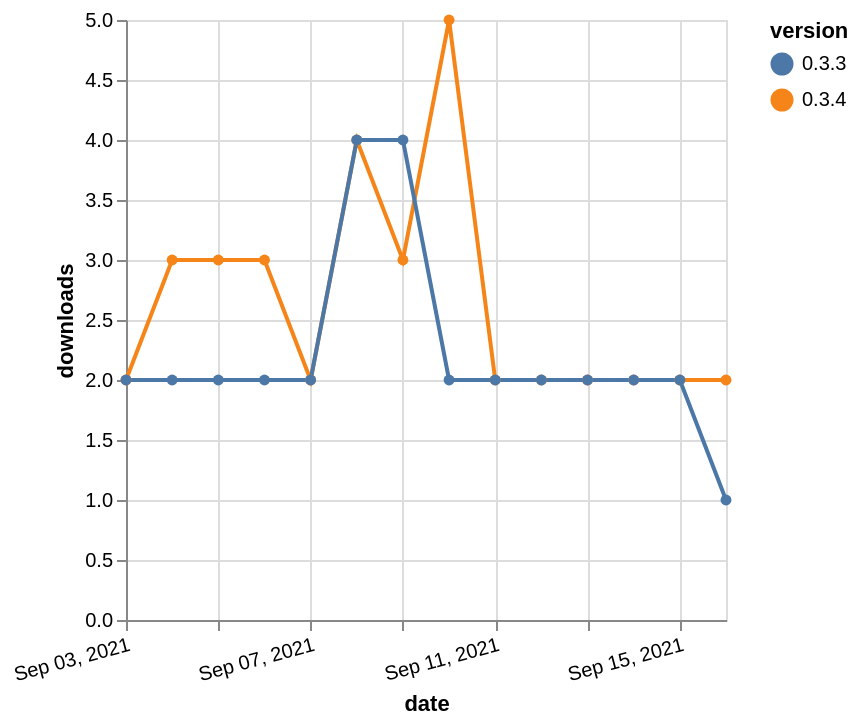

Specify this chart in Vega-Lite:
### Vega-Lite specification from a JSON file in a GitHub repository (floating-point values rounded to 4 significant figures)
{"$schema": "https://vega.github.io/schema/vega-lite/v5.json", "description": "A simple bar chart with embedded data.", "data": {"values": [{"date": "2021-09-03", "total": 2531, "delta": 2, "version": "0.3.4"}, {"date": "2021-09-04", "total": 2534, "delta": 3, "version": "0.3.4"}, {"date": "2021-09-05", "total": 2537, "delta": 3, "version": "0.3.4"}, {"date": "2021-09-06", "total": 2540, "delta": 3, "version": "0.3.4"}, {"date": "2021-09-07", "total": 2542, "delta": 2, "version": "0.3.4"}, {"date": "2021-09-08", "total": 2546, "delta": 4, "version": "0.3.4"}, {"date": "2021-09-09", "total": 2549, "delta": 3, "version": "0.3.4"}, {"date": "2021-09-10", "total": 2554, "delta": 5, "version": "0.3.4"}, {"date": "2021-09-11", "total": 2556, "delta": 2, "version": "0.3.4"}, {"date": "2021-09-12", "total": 2558, "delta": 2, "version": "0.3.4"}, {"date": "2021-09-13", "total": 2560, "delta": 2, "version": "0.3.4"}, {"date": "2021-09-14", "total": 2562, "delta": 2, "version": "0.3.4"}, {"date": "2021-09-15", "total": 2564, "delta": 2, "version": "0.3.4"}, {"date": "2021-09-16", "total": 2566, "delta": 2, "version": "0.3.4"}, {"date": "2021-09-03", "total": 3113, "delta": 2, "version": "0.3.3"}, {"date": "2021-09-04", "total": 3115, "delta": 2, "version": "0.3.3"}, {"date": "2021-09-05", "total": 3117, "delta": 2, "version": "0.3.3"}, {"date": "2021-09-06", "total": 3119, "delta": 2, "version": "0.3.3"}, {"date": "2021-09-07", "total": 3121, "delta": 2, "version": "0.3.3"}, {"date": "2021-09-08", "total": 3125, "delta": 4, "version": "0.3.3"}, {"date": "2021-09-09", "total": 3129, "delta": 4, "version": "0.3.3"}, {"date": "2021-09-10", "total": 3131, "delta": 2, "version": "0.3.3"}, {"date": "2021-09-11", "total": 3133, "delta": 2, "version": "0.3.3"}, {"date": "2021-09-12", "total": 3135, "delta": 2, "version": "0.3.3"}, {"date": "2021-09-13", "total": 3137, "delta": 2, "version": "0.3.3"}, {"date": "2021-09-14", "total": 3139, "delta": 2, "version": "0.3.3"}, {"date": "2021-09-15", "total": 3141, "delta": 2, "version": "0.3.3"}, {"date": "2021-09-16", "total": 3142, "delta": 1, "version": "0.3.3"}]}, "width": "container", "mark": {"type": "line", "point": {"filled": true}}, "encoding": {"x": {"field": "date", "type": "temporal", "timeUnit": "yearmonthdate", "title": "date", "axis": {"labelAngle": -15}}, "y": {"field": "delta", "type": "quantitative", "title": "downloads"}, "color": {"field": "version", "type": "nominal"}, "tooltip": {"field": "delta"}}}
